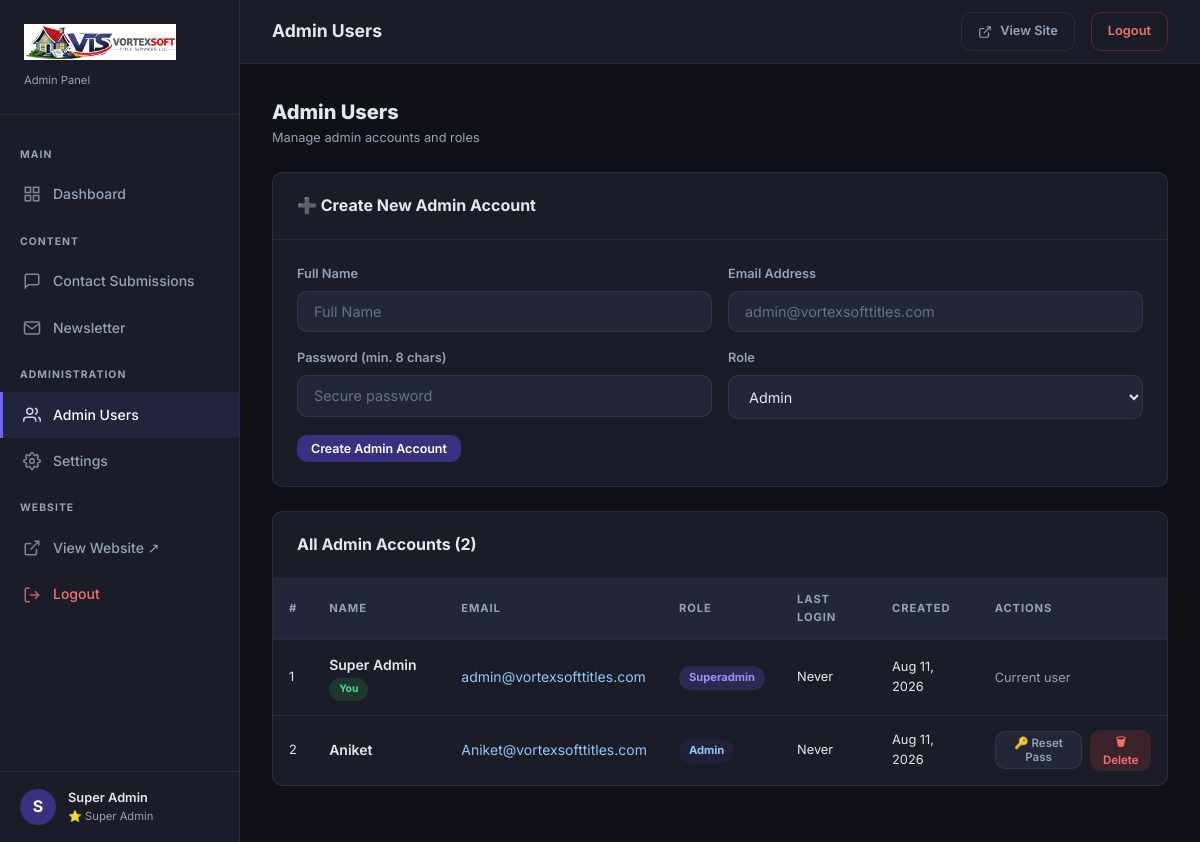
Page /admin/users.php (signed in) on the committed database.
### tables this page shows
CREATE TABLE IF NOT EXISTS `vts_admins` (
  `id`          INT(11) NOT NULL AUTO_INCREMENT,
  `name`        VARCHAR(100) NOT NULL,
  `email`       VARCHAR(150) NOT NULL,
  `password`    VARCHAR(255) NOT NULL COMMENT 'bcrypt hash',
  `role`        ENUM('superadmin','admin') NOT NULL DEFAULT 'admin',
  `last_login`  DATETIME DEFAULT NULL,
  `created_at`  TIMESTAMP DEFAULT CURRENT_TIMESTAMP,
  PRIMARY KEY (`id`),
  UNIQUE KEY `email` (`email`)
);

### includes/functions.php (called while the page is built, shortened)
<?php
function isSuperAdmin(): bool {
    return isset($_SESSION['admin_role']) && $_SESSION['admin_role'] === 'superadmin';
}

### admin/users.php (the view, shortened to what this page needs)
<?php
require_once dirname(__DIR__) . '/includes/functions.php';
$db = getDB();
$admins = $db->query('SELECT id, name, email, role, last_login, created_at FROM vts_admins ORDER BY id ASC')->fetchAll();
$adminTitle = 'Admin Users';
$adminPage  = 'users';
require_once __DIR__ . '/includes/admin_header.php';
?>
<div class="adm-flex-between adm-mb-6">
  <div>
    <h1 style="font-size:1.25rem;font-weight:800;">Admin Users</h1>
    <p class="adm-text-muted">Manage admin accounts and roles</p>
  </div>
</div>
<div class="adm-card adm-mb-6">
  <div class="adm-card-header">
    <h2 class="adm-card-title">➕ Create New Admin Account</h2>
  </div>
  <div class="adm-card-body">
    <form method="POST">
      <div class="adm-form-grid" style="margin-bottom:1rem;">
        <div class="adm-form-group" style="margin:0;">
          <label class="adm-label">Full Name</label>
          <input type="text" name="name" class="adm-input" placeholder="Full Name" required>
        </div>
        <div class="adm-form-group" style="margin:0;">
          <label class="adm-label">Email Address</label>
          <input type="email" name="email" class="adm-input" placeholder="admin@vortexsofttitles.com" required>
        </div>
        <div class="adm-form-group" style="margin:0;">
          <label class="adm-label">Password (min. 8 chars)</label>
          <input type="password" name="password" class="adm-input" placeholder="Secure password" required minlength="8">
        </div>
        <div class="adm-form-group" style="margin:0;">
          <label class="adm-label">Role</label>
          <select name="role" class="adm-select">
            <option value="admin">Admin</option>
          </select>
        </div>
      </div>
      <button type="submit" class="adm-btn primary">Create Admin Account</button>
    </form>
  </div>
</div>
<div class="adm-card">
  <div class="adm-card-header">
    <h2 class="adm-card-title">All Admin Accounts (<?= count($admins) ?>)</h2>
  </div>
  <div class="adm-table-wrap">
    <table class="adm-table">
      <thead>
        <tr><th>#</th><th>Name</th><th>Email</th><th>Role</th><th>Last Login</th><th>Created</th><th>Actions</th></tr>
      </thead>
      <tbody>
        <?php foreach ($admins as $a): ?>
        <tr>
          <td class="adm-text-muted"><?= $a['id'] ?></td>
          <td style="font-weight:600;"><?= htmlspecialchars($a['name']) ?> <?= $a['id'] === (int)$_SESSION['admin_id'] ? '<span class="adm-badge active" style="font-size:0.65rem;">You</span>' : '' ?></td>
          <td><a href="mailto:<?= htmlspecialchars($a['email']) ?>" style="color:#93c5fd;font-size:0.875rem;"><?= htmlspecialchars($a['email']) ?></a></td>
          <td><span class="adm-badge <?= $a['role'] ?>"><?= ucfirst($a['role']) ?></span></td>
          <td class="adm-text-muted"><?= $a['last_login'] ? fmtDate($a['last_login']) : 'Never' ?></td>
          <td class="adm-text-muted"><?= date('M j, Y', strtotime($a['created_at'])) ?></td>
          <td>
            <?php if ($a['id'] !== (int)$_SESSION['admin_id']): ?>
            <div class="adm-flex">
              <form method="POST" onsubmit="return (pass=prompt('New password (min 8 chars):')) && this.elements['new_password'].value=pass || false;" style="display:inline;">
                <button type="submit" class="adm-btn neutral adm-btn-sm">🔑 Reset Pass</button>
              </form>
              <form method="POST" onsubmit="return confirm('Delete admin account for <?= addslashes($a['name']) ?>?');" style="display:inline;">
                <button type="submit" class="adm-btn danger adm-btn-sm">🗑 Delete</button>
              </form>
            </div>
            <?php else: ?>
            <span class="adm-text-muted">Current user</span>
            <?php endif; ?>
          </td>
        </tr>
        <?php endforeach; ?>
      </tbody>
    </table>
  </div>
</div>
<?php require_once __DIR__ . '/includes/admin_footer.php'; ?>

### admin/includes/admin_header.php (shortened to what this page needs)
<?php
$adminPage = $adminPage ?? '';
?>
<!DOCTYPE html>
<html lang="en">
<head>
  <link rel="stylesheet" href="/assets/css/admin.css">
</head>
<body class="admin-body">
<aside class="adm-sidebar" id="adminSidebar">
  <div class="adm-sidebar-logo">
    <img src="/assets/images/vts-20logo-20croped-20.jpg" alt="VortexSoft">
    <span>Admin Panel</span>
  </div>
  <nav class="adm-nav">
    <div class="adm-nav-label">Main</div>
    <a href="/admin/" class="adm-nav-link <?= ($adminPage==='dashboard') ? 'active' : '' ?>">
      <svg class="adm-nav-icon" viewBox="0 0 24 24" fill="none" stroke="currentColor" stroke-width="2"><rect x="3" y="3" width="7" height="7"/><rect x="14" y="3" width="7" height="7"/><rect x="14" y="14" width="7" height="7"/><rect x="3" y="14" width="7" height="7"/></svg>
      Dashboard
    </a>
    <div class="adm-nav-label">Content</div>
    <a href="/admin/contacts.php" class="adm-nav-link <?= ($adminPage==='contacts') ? 'active' : '' ?>">
      <svg class="adm-nav-icon" viewBox="0 0 24 24" fill="none" stroke="currentColor" stroke-width="2"><path d="M21 15a2 2 0 0 1-2 2H7l-4 4V5a2 2 0 0 1 2-2h14a2 2 0 0 1 2 2z"/></svg>
      Contact Submissions
    </a>
    <a href="/admin/newsletter.php" class="adm-nav-link <?= ($adminPage==='newsletter') ? 'active' : '' ?>">
      <svg class="adm-nav-icon" viewBox="0 0 24 24" fill="none" stroke="currentColor" stroke-width="2"><path d="M4 4h16c1.1 0 2 .9 2 2v12c0 1.1-.9 2-2 2H4c-1.1 0-2-.9-2-2V6c0-1.1.9-2 2-2z"/><polyline points="22,6 12,13 2,6"/></svg>
      Newsletter
    </a>
    <?php if (isSuperAdmin()): ?>
    <div class="adm-nav-label">Administration</div>
    <a href="/admin/users.php" class="adm-nav-link <?= ($adminPage==='users') ? 'active' : '' ?>">
      <svg class="adm-nav-icon" viewBox="0 0 24 24" fill="none" stroke="currentColor" stroke-width="2"><path d="M17 21v-2a4 4 0 0 0-4-4H5a4 4 0 0 0-4 4v2"/><circle cx="9" cy="7" r="4"/><path d="M23 21v-2a4 4 0 0 0-3-3.87"/><path d="M16 3.13a4 4 0 0 1 0 7.75"/></svg>
      Admin Users
    </a>
    <a href="/admin/settings.php" class="adm-nav-link <?= ($adminPage==='settings') ? 'active' : '' ?>">
      Settings
    </a>
    <?php endif; ?>
    <div class="adm-nav-label">Website</div>
    <a href="/" target="_blank" class="adm-nav-link">
      <svg class="adm-nav-icon" viewBox="0 0 24 24" fill="none" stroke="currentColor" stroke-width="2"><path d="M18 13v6a2 2 0 0 1-2 2H5a2 2 0 0 1-2-2V8a2 2 0 0 1 2-2h6"/><polyline points="15 3 21 3 21 9"/><line x1="10" y1="14" x2="21" y2="3"/></svg>
      View Website ↗
    </a>
    <a href="/admin/logout.php" class="adm-nav-link" style="color:#f87171;">
      <svg class="adm-nav-icon" viewBox="0 0 24 24" fill="none" stroke="currentColor" stroke-width="2"><path d="M9 21H5a2 2 0 0 1-2-2V5a2 2 0 0 1 2-2h4"/><polyline points="16 17 21 12 16 7"/><line x1="21" y1="12" x2="9" y2="12"/></svg>
      Logout
    </a>
  </nav>
  <div class="adm-sidebar-user">
    <div class="adm-user-avatar"><?= strtoupper(substr($_SESSION['admin_name'] ?? 'A', 0, 1)) ?></div>
    <div>
      <div class="adm-user-name"><?= htmlspecialchars($_SESSION['admin_name'] ?? 'Admin') ?></div>
      <div class="adm-user-role"><?= isSuperAdmin() ? '⭐ Super Admin' : 'Admin' ?></div>
    </div>
  </div>
</aside>
<div class="adm-main">
  <header class="adm-topbar">
    <div class="adm-topbar-title"><?= htmlspecialchars($adminTitle ?? 'Dashboard') ?></div>
    <div class="adm-topbar-actions">
      <a href="/" target="_blank" class="adm-topbar-btn outline">
        <svg width="14" height="14" viewBox="0 0 24 24" fill="none" stroke="currentColor" stroke-width="2"><path d="M18 13v6a2 2 0 0 1-2 2H5a2 2 0 0 1-2-2V8a2 2 0 0 1 2-2h6"/><polyline points="15 3 21 3 21 9"/><line x1="10" y1="14" x2="21" y2="3"/></svg>
        View Site
      </a>
      <a href="/admin/logout.php" class="adm-topbar-btn outline" style="color:#f87171;border-color:rgba(239,68,68,0.3);">
        Logout
      </a>
    </div>
  </header>
  <div class="adm-content">

### admin/includes/admin_footer.php (shortened to what this page needs)
  </div>
</div>
</body>
</html>

### rows in the picture
vts_admins: id "1", name "Super Admin", shows "You", email "admin@vortexsofttitles.com", role "Superadmin", shows "Never", created_at "Aug 11, 2026", shows "Current user"
vts_admins: id "2", name "Aniket", email "Aniket@vortexsofttitles.com", role "Admin", shows "Never", created_at "Aug 11, 2026"

### other values in the picture
substr($_SESSION['admin_name'] ?? 'A', 0, 1) "S"
$_SESSION['admin_name'] "Super Admin"
$adminTitle "Admin Users"
count($admins) "2"
